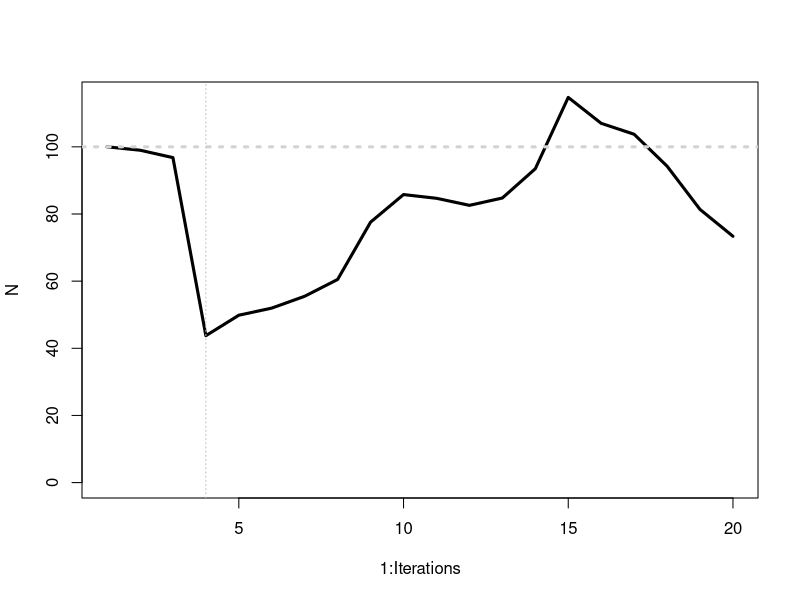
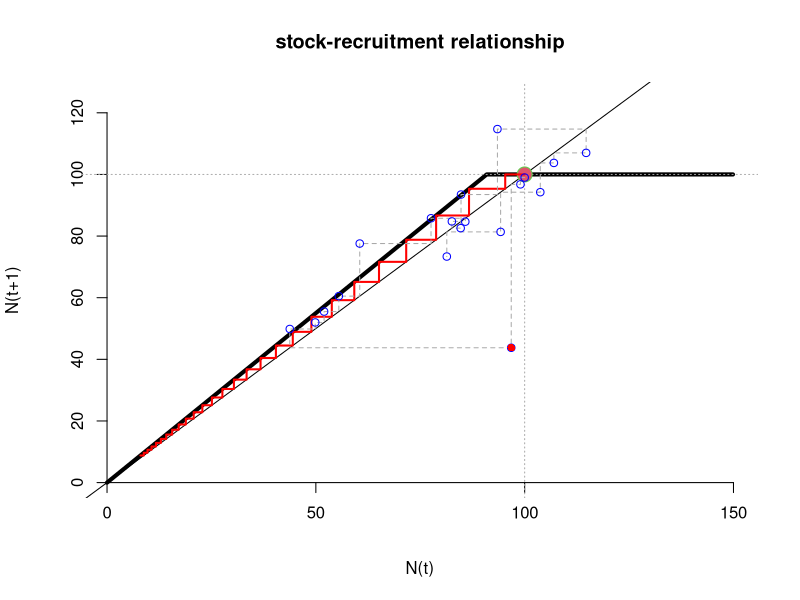
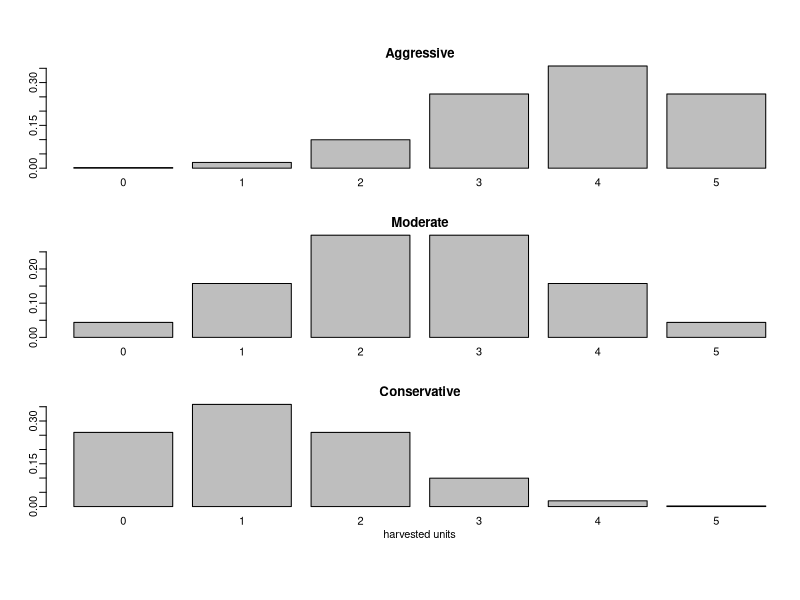
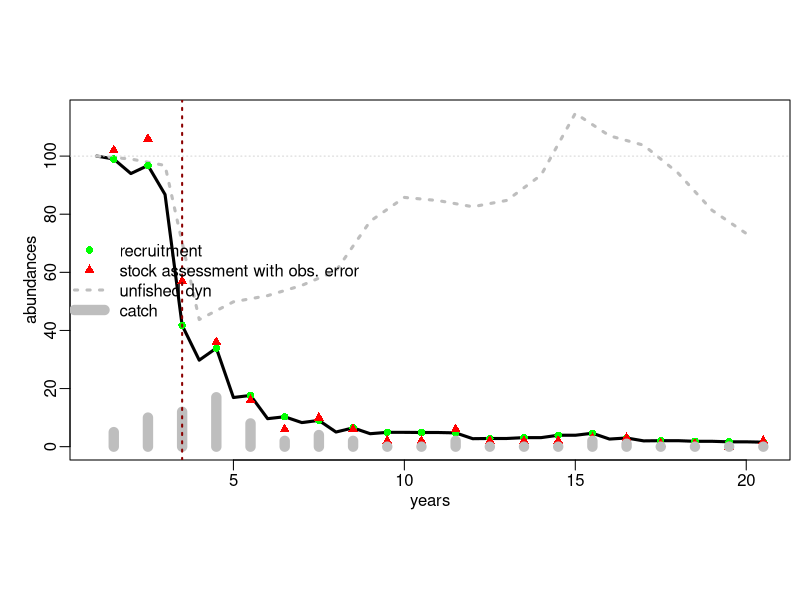
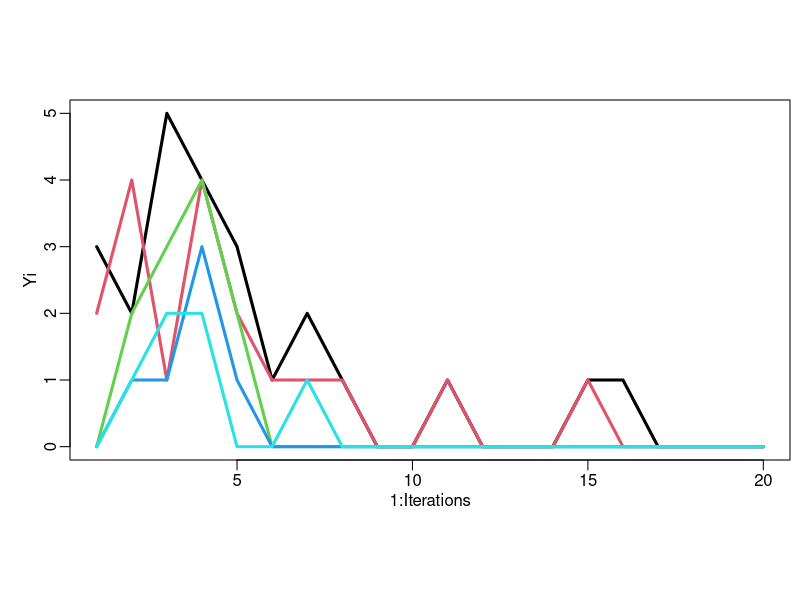

These figures' R source, in order:
#########################################################################################
# 
# NSF-CNH 2022, Project lead: Fiorenza Micheli
# 
# Model by: Juan Camillo, John Lynham, Brock Woodson, Besty Field and Giulio De Leo
#
# 
#########################################################################################
rm(list=ls(all=TRUE)) 
#########################################################################################
# random number generator for unbiased log-normal distribution whose mean is really equal 
# to "m" given SD. We used to accound for background environmental variability.

rlnormcustom <- function(n, m, s){
  rlnorm(n, 
         meanlog=log(m^2 / sqrt(s^2 + m^2)), 
         sdlog=sqrt(log(1 + (s^2 / m^2))))
}

#########################################################################################
# Juan Camillo's stock recruitment relationship
# 
# It assumes a fixed rate of increase of the stock, until the stock reaches carrying 
# capacity K. 
# The model here coded  multiplies recruitment by a random factor "gvariation" 
# lognormally distributed, with mean equal to 1 and a desired standard deviation.
# It also multiplies the stock by the random factor "CatEvent", which is equal to 1 in 90%
# of the ases and 0.65 in 10% of the cases, thus representing a catastrophic mortality 
# with a fairly small probability to occur. This is superimposed to background 
#environmental variability

SRfun <-  function(Ni, K, growthrate, gvariation, CatEvent){
  
  # growthrate <- gr; gvariation <- ge[i]; CatEvent <- ce[i]; Ni <- N[i]
  # growthrate; gvariation; CatEvent; Ni
  
  Nx <- K/(1 + growthrate) # If Ni(t) < Nx then recruitment Np(t+1) < K 
  
  # if Ni(t) >= Nx, then recruitment Np(t+1) = K ( * env.variation * catastrophic factor)  
  Np <- (1 + growthrate) * gvariation * ifelse(Ni < Nx, Ni, Nx) * CatEvent
  
  return(Np)

}



#########################################################################################
# model parameters
 
gr <- 0.1          # 10 percent annual rate of increase
K  <-  100         # population carrying capacity
InitCond   <-  K   # Initial Conditions (at carrying capacity)
Iterations <-  20  # number of iterations pf the games (time horizon)
catprob    <-  0.1 # probability of a catastrophic event
catmort    <-  0.5 # catastrophic mortality

# for this model, it is simple to derive the Maximum Sustainable Yield (MSY) 

N.MSY <- K/(1+gr)   # stock at MSY
MSY   <- K * (1 - 1/(1+gr)); MSY; K/(1+gr);  # MSY 
N.MSY + MSY  == K  # double check that this is correct 


#########################################################################################
# we now have to set aside memory for the state variables

N  <-  numeric(length = Iterations)  # population at time t

# this is the vector to simulate year-o-year background environmental variability

ge <- rlnormcustom(Iterations, m = 1, s = 0.1) 
mean(ge); sd(ge); sd(ge)/mean(ge); min(ge); max(ge) 

#  this is the vector to simulate catastrophic collapse
ce <- ifelse(runif(Iterations) > catprob, 1, (1 - catmort))

# number of catastrophic events in
Iterations                    # this is the simulation time
length(which(ce == catmort))  # this is the number of catastrophic events
which(ce == catmort)          # this is when catastrophic events occurs

#########################################################################################
# Now let's simulate the dynamics of the unfished population

N[1] <- InitCond  # set the initial condition

for (i in (1:(Iterations - 1))){  # run the simulation

   N[i+1] <- SRfun(N[i], K, gr, ge[i], ce[i])

}

#########################################################################################
# let's plot the results

plot(1:Iterations, N, type = 'l', lwd = 3, ylim = c(0, max(N)))
abline(h = K, lty = 3, lwd = 3, col = 'lightgrey')
abline(v = c(1+which(ce == catmort)), lty = 3, col = "grey")

mean(N); sd(N); min(N); max(N); sd(N)/mean(N)


#########################################################################################
# this chunk is to plot the stock-recruitment relationship (the phase diagram) 

# create a sequence of values of stock abundances 
Nd   <- seq(from=0, to = K*1.5, by = K/(1+gr)/111)  

# for each of them, determine the corresponding recruitment (no noise, # no catastrophes)
SRd <- SRfun(Nd, K = K, growthrate = gr, gvariation = 1, CatEvent = 1)
  
plot(Nd, SRd,lwd=4,ylab="N(t+1)",xlab="N(t)", axes = FALSE, type = 'l', ylim = c(0, K * 1.25), main = "stock-recruitment relationship") 
axis(1, pos=0); axis(2, pos=0)

# draw some straight lines with specific meaning
abline(a=0,b=1) # draw the bisector (a straight line with slope equal to 1) 
abline(v=K, lty=3, col="darkgrey") #this is the vertical line at N(t)=K
abline(h=K, lty=3, col="darkgrey") #this is the vertical line at N(t)=K
points(K,K,col=3, bg=2, pch=21, cex=2)


# now we simulate the population dynamics in the deterministic framework (no noise, 
# no catastrophes)
tbuf  <- 100
nb    <- numeric(tbuf) 
nb[1] <- 8 # K/50 

for(i in 1:(tbuf-1)) {
  
  nb[i+1] <- SRfun(nb[i], K = K, growthrate = gr, gvariation = 1, CatEvent = 1)
  
}  

# and plot the dynamics in the phase diagram (in red)
lines(nb[-length(nb)],nb[-1],type="s",lwd=2,col="red",ylab="N[t+1]",xlab="N[t]") 

# now plot the data with environmental variability and, if occurring, catastrophic events
points(N[-length(N)],N[-1],type="s",lty = 2, lwd=1,col="darkgray",ylab="N[t+1]",xlab="N[t]") 
points(N[-length(N)],N[-1],type="p",lwd=1,col="blue",ylab="N[t+1]",xlab="N[t]") 

# again, let's remind the number of catastrophic events
length(which(ce == catmort))

# and plot the stock abundance following catastrophic mortality in red
points(N[which(ce == catmort)], N[1+which(ce == catmort)], type="p",lwd=1,col="red",
       ylab="N[t+1]",xlab="N[t]", pch = 16) 

#########################################################################################
# Here below we simulate harvesting with any number of fishermen, each following one of 
# the three fishing strategies, namely: aggressive (A), moderate (M) and 
# conservative (C)


#########################################################################################
# catch preference for fishermen type, scaled to maximum harvestable quota

preference <-  function(Ftype, maxCatch){ # Ftype: type of fishermen, maxCatch: max quota
  
  probv <- switch(Ftype,
                  "A" = {dnorm(0:maxCatch/maxCatch, mean = 4.0/5, sd = 0.25)}, # Aggressive
                  "M" = {dnorm(0:maxCatch/maxCatch, mean = 2.5/5, sd = 0.25)}, # Moderate
                  "C" = {dnorm(0:maxCatch/maxCatch, mean = 1.0/5, sd = 0.25)}  # Conservative
  )
  
  return(probv/sum(probv))  # normalize the probabilities so that they sum to 1
  
}

def <- 
par(mfrow=c(3,1))
par(mar = c(3, 3.5, 2, 0.5))
par(mgp = c(1.5, 0.5, 0))
par(oma = c(4, 0, 3, 0))

barplot(preference(Ftype ="A", maxCatch = 5), names.arg = 0:5, main = 'Aggressive')
barplot(preference(Ftype ="M", maxCatch = 5), names.arg = 0:5, main = 'Moderate')
barplot(preference(Ftype ="C", maxCatch = 5), names.arg = 0:5, xlab = "harvested units", 
        main = 'Conservative')
par(def)

#########################################################################################
# Harvesting model

HarvModel <-  function(InitCond, K, ge, ce, FishermenType, Iterations){
  
  # growthrate <- gr; gvariation <- ge[i]; CatEvent <- ce[i]; Ni <- N[i]
  # growthrate; gvariation; CatEvent; Ni
  
  
  numFishermen <-  length(FishermenType) # this tells us how many player we have
  catch <- matrix(0,nrow = Iterations, ncol = numFishermen) # here we save the catch
  colnames(catch) <- FishermenType
  obsN <- Np <- Nc <- TotCatch <- numeric(length = Iterations) # other variables
  Nc[1] <- InitCond # initial value
  
  i <- 1 # this can be erased, it is here just for convenience, for debugging now
  
  for (i in (1:Iterations)){
    
    Np[i]      <- SRfun(Nc[i], K, gr, ge[i], ce[i])  # recruitment with background noise
    
    obsN[i]    <- rpois(1, Np[i])                    # stock assessment (obs. error)
    
    MaxCatchPF <- round(min(5, obsN[i]/numFishermen))# max catch per fishermen
    
    # print(i)
    j <-  1  # this is just for debugging
    
    for (j in (1:numFishermen)){
      catch[i, j] <- ifelse(MaxCatchPF == 0, 0, 
                            which(rmultinom(1, 
                                            size = 1, 
                                            prob = preference(FishermenType[j], 
                                                              MaxCatchPF))>0)-1)   
    }
    
    TotCatch[i] <- sum(catch[i,]) # compute the cumulatyed catch
    
    # double check we are not trying to remove more than it is actually available
    # this is because the decision on how much to harevst is based on observations that 
    # cab be flawed with uncertainty.
    #  
    
    TotCatch[i] <- ifelse(TotCatch[i]<=Np[i], TotCatch[i], Np[i])
    
    
    if (i< Iterations){ # we do not run it when i == Iteractions 
      Nc[i+1] <- ifelse(TotCatch[i]< Np[i], Np[i] - TotCatch[i], 0)  
    }
  }
  
  
  return(cbind(Nc, Np, obsN, TotCatch, catch, ge, ce))  # return the values
}



FishermenType <- c("A", "M", "C",  "C", "C") # add more fishermen by adding letters (with a comma) 

numFishermen  <- length(FishermenType) 

HarvSim <- HarvModel(InitCond, K, ge, ce, FishermenType, Iterations)
options(digits = 3)
HarvSim

# head(HarvSim)

Nc <- HarvSim[, 1]
Np <- HarvSim[, 2]
No <- HarvSim[, 3]
TC <- HarvSim[, 4]
Yi <- HarvSim[, 5:(4+length(FishermenType))]

Yi
colSums(Yi)
rowSums(Yi)
colMeans((Yi))
mean(Yi)
MSY/numFishermen
MSY; 

output <- rbind( cbind(1:Iterations, Nc), cbind((1:Iterations)+0.5, Np))
output <- output[order(output[,1], decreasing = FALSE),]

plot(output[,1], output[,2], type = 'l', lwd = 3, ylim = c(0, max(output[,2], N)),
    xlab = 'years', ylab = 'abundances')
points(1:Iterations,  N, type = 'l', lwd = 3, col = 'gray', lty = 3)
points((1:Iterations)+0.5, Np, type = 'p', lwd = 3, col = 'green', pch = 16)
points((1:Iterations)+0.5, No, type = 'p', lwd = 1, col = 'red', pch = 17)
points((1:Iterations)+0.5, TC, type = 'h', lwd = 10, col = 'gray')

abline(h = K, lty = 3, lwd = 1, col = 'lightgrey')
abline(v = 0.5 + which(ce == catmort), lty = 3, lwd = 2, col = "darkred")

legend(x = 'left', 
       legend = c('recruitment', 'stock assessment with obs. error','unfished dyn', 'catch'),
       col = c('green', 'red', 'gray', 'gray'), 
       pch = c(16, 17, -1, -1), 
       lty = c(0, 0, 3, 1),
       lwd = c(1, 1, 3, 10),
       bty = 'n')

# tail(HarvSim[, 1:4])

matplot(1:Iterations, Yi, type = 'l', lwd = 3, 
        lty = 1)

par(mfrow=c(1,1))
#########################################################################################
# 